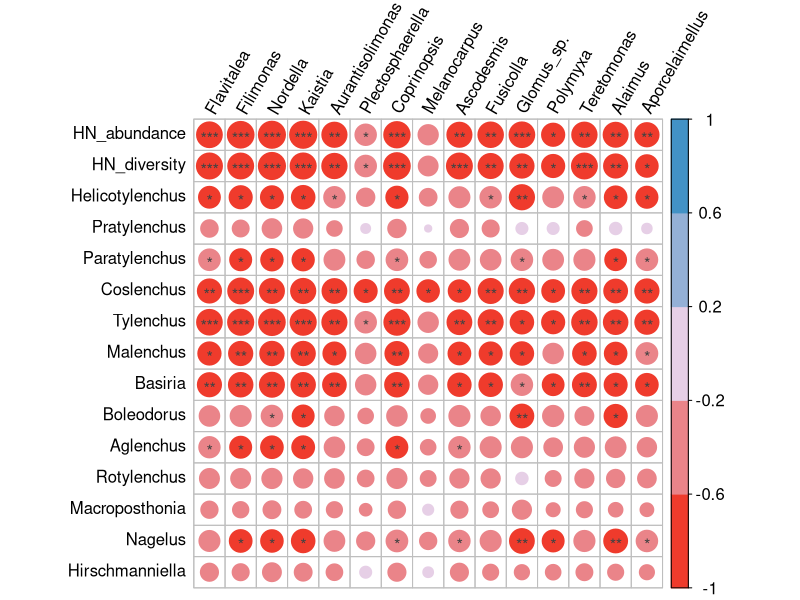

The R source for this figure:

setwd(readClipboard())
getwd()
library(corrplot)
library(psych)
library(readxl)
library(pdftools)

x<- read.csv("HN.csv", row.names=1,header=T)
y<- read.csv("coretaxa.csv", row.names=1 ,header=T)
x
y
corr_matrix<- corr.test(x[,], y[,], method = "pearson",adjust = "bonferroni")
corr_matrix$r
corr_matrix$p

write.csv(corr_matrix$r,"corr_matrix$r.csv")
write.csv(corr_matrix$p,"corr_matrix$p.csv")

col1 <- colorRampPalette(c("#EF3B2C","#e6cfe6","#4292C6" ))
corrplot(corr_matrix$r, p.mat = corr_matrix$p, insig = 'label_sig', sig.level = c(.001, .01, .05),
         pch.cex = 1,pch.col = "grey26",
         method = 'circle',outline=FALSE, addCoef.col = NULL, col = col1(5),
         number.cex = 2, number.font=1, tl.cex =1,tl.col="black", tl.srt = 60, cl.cex  = 1)# 导出为20 20

##pdf export: A4 size##
